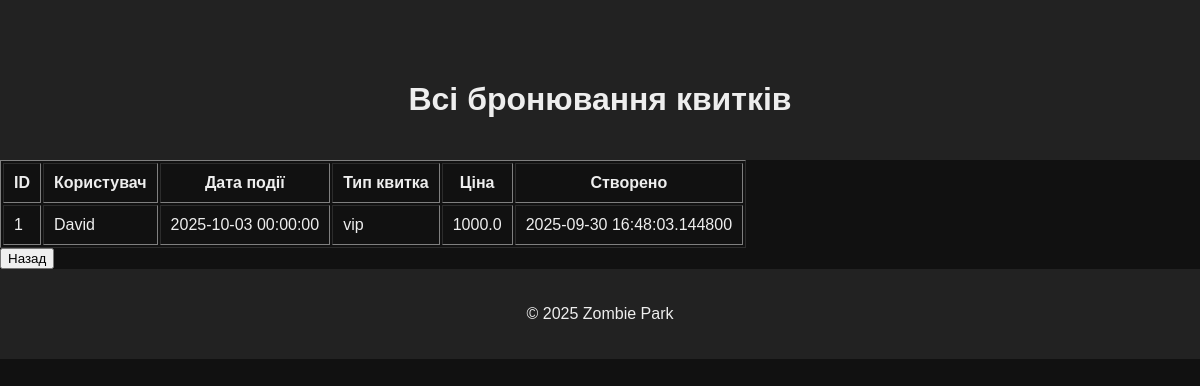
Before: /admin/tickets (signed in) with the older database file.
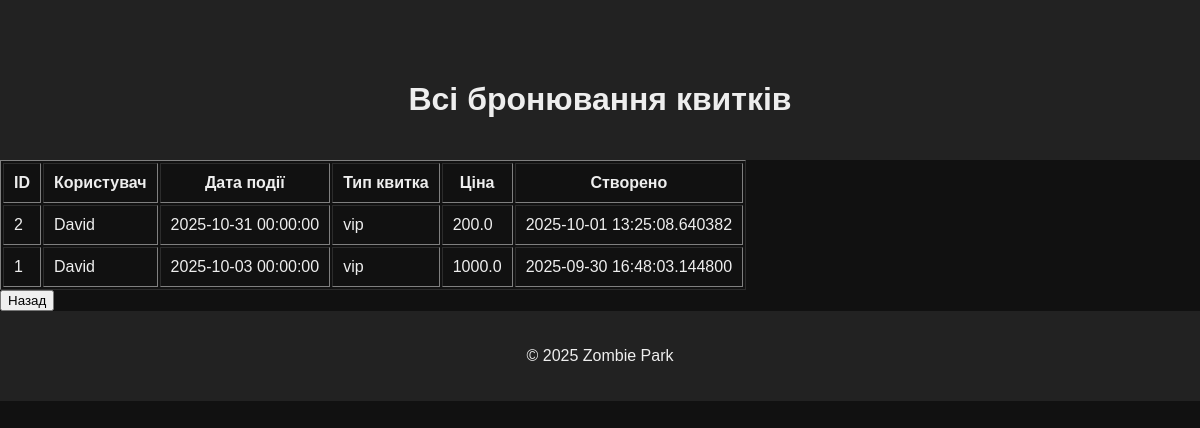
After: the same page with the newer database file.
### models.py (models this page shows)
class Ticket(db.Model):
    id = db.Column(db.Integer, primary_key=True)
    event_date = db.Column(db.DateTime, nullable=False, default=datetime.utcnow)  # дата відвідування
    ticket_type = db.Column(db.String(50), nullable=False, default="standard")   # тип: standard / vip
    price = db.Column(db.Float, nullable=False, default=0.0)
    created_at = db.Column(db.DateTime, default=datetime.utcnow)
    user_id = db.Column(db.Integer, db.ForeignKey("user.id"), nullable=False)

class User(UserMixin, db.Model):
    id = db.Column(db.Integer, primary_key=True)
    username = db.Column(db.String(150), unique=True, nullable=False)
    password_hash = db.Column(db.String(150), nullable=False)
    role = db.Column(db.String(50), default="user")
    tickets = db.relationship("Ticket", backref="owner", lazy=True)

### app.py (the view)
@app.route("/admin/tickets")
@login_required
def admin_tickets():
    if current_user.role != "admin":
        return "Доступ заборонено!", 403
    tickets = Ticket.query.order_by(Ticket.created_at.desc()).all()
    return render_template("admin_tickets.html", tickets=tickets)

### app.py (called while the page is built)
@login_manager.user_loader
def load_user(user_id):
    return User.query.get(int(user_id))

### templates/admin_tickets.html (shortened to what this page needs)
{% extends "base.html" %}
{% block content %}
<header>
    <h1>Всі бронювання квитків</h1>
</header>
<main>
    {% if tickets %}
        <table border="1" cellpadding="10">
            <tr>
                <th>ID</th>
                <th>Користувач</th>
                <th>Дата події</th>
                <th>Тип квитка</th>
                <th>Ціна</th>
                <th>Створено</th>
            </tr>
            {% for ticket in tickets %}
            <tr>
                <td>{{ ticket.id }}</td>
                <td>{{ ticket.owner.username }}</td>
                <td>{{ ticket.event_date }}</td>
                <td>{{ ticket.ticket_type }}</td>
                <td>{{ ticket.price }}</td>
                <td>{{ ticket.created_at }}</td>
            </tr>
            {% endfor %}
        </table>
    {% else %}
        <p>Немає замовлених квитків.</p>
    {% endif %}
    <a href="{{ url_for('admin_home') }}"><button>Назад</button></a>
</main>
{% endblock %}

### templates/base.html (shortened to what this page needs)
<!DOCTYPE html>
<html lang="uk">
<head>
    <link rel="stylesheet" href="{{ url_for('static', filename='css/style.css') }}">
</head>
<body>
    <header>
    </header>
    <main>
        {% block content %}{% endblock %}
    </main>
    <footer>
        <p>© 2025 Zombie Park</p>
    </footer>
</body>
</html>

### static/css/style.css (style rules this page uses)
body { font-family: Arial, sans-serif; background-color: #111; color: #eee; margin: 0; padding: 0; }
header, footer { background-color: #222; text-align: center; padding: 20px; }

Changed rows visible on the page:
added Ticket: id "2", owner.username "David", event_date "2025-10-31 00:00:00", ticket_type "vip", price "200.0", created_at "2025-10-01 13:25:08.640382"
